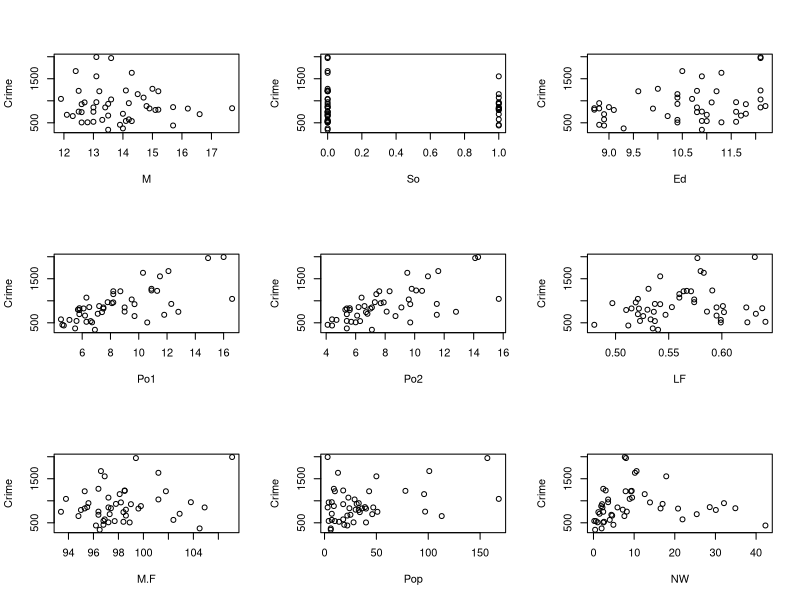
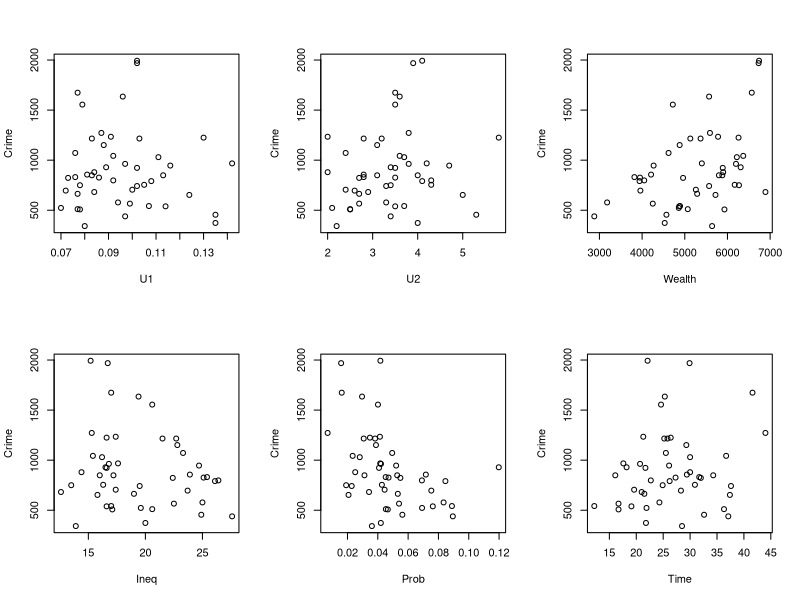
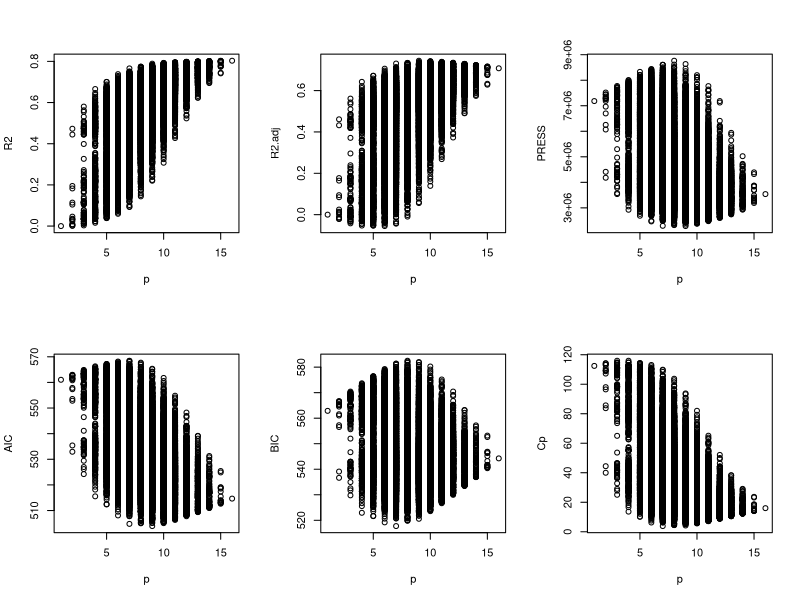

Recreate these plots in R, in order.
###############################################################################
##Code for US Crime example. Adapted from Joe Schafer of the US Census Bureau##
###############################################################################

data<-read.table("uscrime.txt", header=TRUE, sep="")
attach(data)

############################################
##Plots of response against each predictor##
############################################

par(mfrow=c(3,3))
plot(Crime~M)
plot(Crime~So)
plot(Crime~Ed)
plot(Crime~Po1)
plot(Crime~Po2)
plot(Crime~LF)
plot(Crime~M.F)
plot(Crime~Pop)
plot(Crime~NW)

par(mfrow=c(2,3))

plot(Crime~U1)
plot(Crime~U2)
plot(Crime~Wealth)
plot(Crime~Ineq)
plot(Crime~Prob)
plot(Crime~Time)

############################################# Codes for all possible regression

##################################################
##STEP 1: Initiation variables. You will need to adjust the values in each commands of Step 1 if you wish to apply this code to other problems. 
##################################################

x<-cbind(Const=1, M, So, Ed, Po1, Po2, LF, M.F, Pop, NW, U1, U2, Wealth, Ineq, Prob, Time) ##Creat the design matrix, which consists of a column of 1s and the columns of all the predictors

y<-Crime ## Response Variable

predictor_names<-c("M", "So", "Ed", "Po1", "Po2", "LF", "M.F", "Pop", "NW", "U1", "U2", "Wealth", "Ineq", "Prob", "Time")  ## The names of predictors

number_predictor<-15 ## The total number of predictors 

n<-nrow(data) ## The total number of samples

###########################################################################################
##STEP 2: Creat a logical matrix to indicate the different models we are going to consider based on whether each predictor will be inlucded or not.
###########################################################################################

logic.list<-vector("list", number_predictor)

for( i in 1:number_predictor){
	
	logic.list[[i]]<-c(F,T)
}

#### The above command create a list of vectors, each vector in this list contains two values "TRUE" and "FALSE", indicating whether the corresponding variables will be included in the model or not. 

names(logic.list)<-predictor_names  ## Assign proper predictor names to each component in the list

models<-as.matrix(expand.grid(logic.list))
 
## This command creates a logical matrix by combinding all the "TRUE" and "FALSE" choice for each variables. 
## Each row of this logical matrix represents a possible model, and there are 2^number_predictor models in total 
## For instance, the first row of this matrix are consists of all "FALSE", and indicates a model that only includes the response variable. 
## The last row of this matrix are consists of all "TRUE", and indicates a model thad includes ALL the predictors. 


#################################################
##STEP 3: Creat the matrix for storing results based on the 7 different criteria
#################################################

results<-matrix(NA,2^number_predictor,7) ## The number of rows is the total number of models we will consider. Each column denotes a different criteria
dimnames(results)<-list(NULL, c("p","R2","R2.adj","PRESS","AIC","BIC","Cp")) ## Names of the 7 criteria

#################################
##STEP 4: Find out the MSE for the "maximum" model, model that includes all the predictors 
#################################

tmp<-lsfit(x,y,intercept=F)
MSE.max<-sum(tmp$res^2)/(n-number_predictor-1)

###################################
##STEP 5: Fit all possible models, and calculate the 7 model selection criteria for each model##
###################################

time1<-Sys.time()  ## Set up a timer

for (i in 1:(2^number_predictor)){ 
	
  which<-c(T, models[i,]) ## Determine which variables should be used in the i th model, also add the intercept term
  tmp<-lsfit(x[,which], y, intercept=F) ##fit the model and compute the criteria
  p<-sum(which) ##number of parameters for chosen model
  SSTo<-(n-1)*var(y)
  MSTo<-var(y)
  SSE<-sum(tmp$res^2)
  MSE<-SSE/(n-p)
  R2<-1-(SSE/SSTo)
  R2.adj<-1-(MSE/MSTo)
  hi<-ls.diag(tmp)$hat ##leverages
  res.PRESS<-tmp$res/(1-hi)
  PRESS<-sum(res.PRESS^2)
  AIC<-n*log(SSE/n)+2*p
  BIC<-n*log(SSE/n)+p*log(n)
  Cp<-(SSE/MSE.max)-n+2*p
  
  ## The model selection criteria will be stored in the matrix named results. Each row is for a different model and different columns refers to different criteria.
  
  results[i,1]<-p
  results[i,2]<-R2
  results[i,3]<-R2.adj
  results[i,4]<-PRESS
  results[i,5]<-AIC
  results[i,6]<-BIC
  results[i,7]<-Cp
  
  ##have R print out the iteration we are at
  print(paste("run",i))}

Sys.time()-time1 ##see how long it takes!

######################
##Step 6: Names each criteria accordingly. 
######################

p<-results[,1]
R2<-results[,2]
R2.adj<-results[,3]
PRESS<-results[,4]
AIC<-results[,5]
BIC<-results[,6]
Cp<-results[,7]

############################################# End of the codes for all possible regression



############################ Which model is the best?

#####################
##Plot R2 against p##
#####################

plot(p,R2)
identify(p,R2, cex=0.6) ##click on the point to identify the model number it corresponds to. press escape on R Console when you are done clicking!

#########################
##Plot R2.adj against p##
#########################

plot(p,R2.adj)
identify(p,R2.adj,cex=0.6)

########################
##Plot PRESS against p##
########################

plot(p,PRESS)
identify(p,PRESS,cex=0.6)

######################
##Plot AIC against p##
######################

plot(p,AIC)
identify(p,AIC,cex=0.6)

######################
##Plot BIC against p##
######################

plot(p,BIC)
identify(p,cex=0.6)

#####################
##Plot CP against p##
#####################

plot(p,Cp)
identify(p,Cp,cex=0.6)

###############################
##Find model with best R2.adj##
###############################

i1<-which.max(R2.adj) ##what is the index of the model with the max R2.adj
i1 ## print the index of the model
models[i1,] ## print the detail of the corresponding model


############################################
##Find model with best PRESS, AIC, BIC, Cp##
############################################


i2<-which.min(PRESS) ##which model has the min PRESS
i2
models[i2,]


i3<-which.min(AIC) ##which model has the min AIC
i3
models[i3,]


i4<-which.min(BIC) ##which model has the min AIC
i4
models[i4,]


i5<-which.min(Cp) ##which model has the min Cp
i5
models[i5,]



i2<-which.min(PRESS)
i2
i3<-which.min(AIC) 
i3


i4<-which.min(BIC) 
i4


i5<-which.min(Cp) 
i5


#########################
##general linear f test##
#########################

Model_13902<-lm(Crime~M+Ed+Po1+U2+Ineq+Prob+M.F+U1)
Model_13326<-lm(Crime~M+Ed+Po1+U2+Ineq+Prob)

anova(Model_13326,Model_13902)
